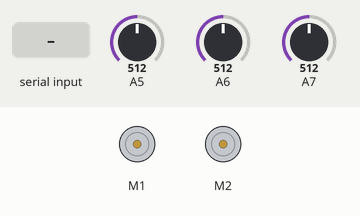
Bench run of a program on a simulated Arduino Uno, built with avr-gcc and run on an emulated ATmega328P. Parts: 2 × DC motor (green arrow = forward, orange = backward, longer = faster). The inputs (shaded band) are chosen by the test bench; at power-on: A5 = 512, A6 = 512, A7 = 512.

Above: at 1.2 s.
1.3 s: "w" received over the second serial link
At 1.7 s:
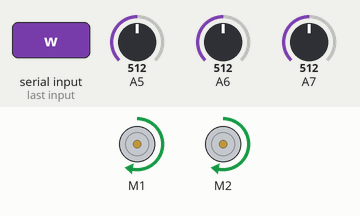
3.3 s: "s" received over the second serial link
At 3.7 s:
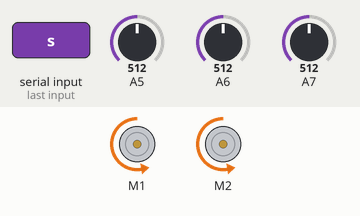
5.3 s: "a" received over the second serial link
At 5.7 s:
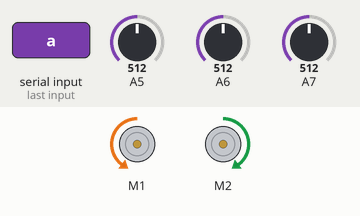
7.3 s: "d" received over the second serial link
At 7.7 s:
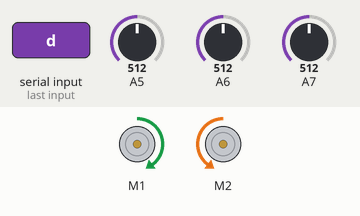
Timing chart, 0 to 10.3 s (numbered marks = the images above; inputs shaded):
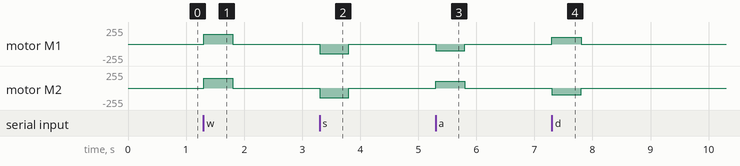

The program:

main.cpp
```cpp
// RedBot: takes one-letter commands from the UNO R4, drives the motors, and
// answers each command with one line of sensor readings.
//
//   UNO R4 ---- 'w' 'a' 's' 'd' or 'x' (stop) ----> RedBot   (about every 200 ms)
//   UNO R4 <--- "IR L=.. C=.. R=.. | Enc L=.. R=.." -- RedBot   (reply to each command)
//
// The UNO is wired to A0/A1 (RedBot's software serial port):
//   RedBot A0 (TX) -> UNO pin 0 (RX)
//   RedBot A1 (RX) <- UNO pin 1 (TX)

#include <Arduino.h>
#include <RedBot.h>

RedBotSoftwareSerial uno;       // always uses A0 = TX, A1 = RX
RedBotMotors motors;
RedBotEncoder encoder(A2, A3);  // left, right
RedBotSensor leftIR(A6);
RedBotSensor centerIR(A5);
RedBotSensor rightIR(A7);

const int DRIVE_SPEED = 150;  // 0..255
const int TURN_SPEED = 100;
const unsigned long TIMEOUT_MS = 500;  // stop if no command arrives for this long

unsigned long lastCommandTime = 0;

void sendSensors()
{
	uno.print("IR L=");
	uno.print(leftIR.read());
	uno.print(" C=");
	uno.print(centerIR.read());
	uno.print(" R=");
	uno.print(rightIR.read());
	uno.print(" | Enc L=");
	uno.print(encoder.getTicks(LEFT));
	uno.print(" R=");
	uno.println(encoder.getTicks(RIGHT));
}

void setup()
{
	uno.begin(9600);
}

void loop()
{
	// 1. If the UNO sent a command, act on it and reply with the sensors.
	if (uno.available() > 0) {
		char cmd = uno.read();

		if (cmd == 'w')      motors.drive(DRIVE_SPEED);   // forward
		else if (cmd == 's') motors.drive(-DRIVE_SPEED);  // backward
		else if (cmd == 'a') motors.pivot(-TURN_SPEED);   // turn left
		else if (cmd == 'd') motors.pivot(TURN_SPEED);    // turn right
		else if (cmd == 'x') motors.brake();              // stop
		else return;                                      // garbled byte: ignore it

		lastCommandTime = millis();
		sendSensors();
	}

	// 2. Safety: if commands stop coming (page closed, Wi-Fi dropped), stop.
	if (millis() - lastCommandTime > TIMEOUT_MS) {
		motors.brake();
	}
}
```

Measured:
- after the input at 1.3 s, motor M1, motor M2: stopped → forward 149/255 at once, → stopped 0.50 s later
- after the input at 3.3 s, motor M1, motor M2: stopped → backward 149/255 at once, → stopped 0.50 s later
- after the input at 5.3 s, motor M1: stopped → backward 99/255 at once, → stopped 0.50 s later; motor M2: stopped → forward 99/255 at once, → stopped 0.50 s later
- after the input at 7.3 s, motor M1: stopped → forward 99/255 at once, → stopped 0.50 s later; motor M2: stopped → backward 99/255 at once, → stopped 0.50 s later
